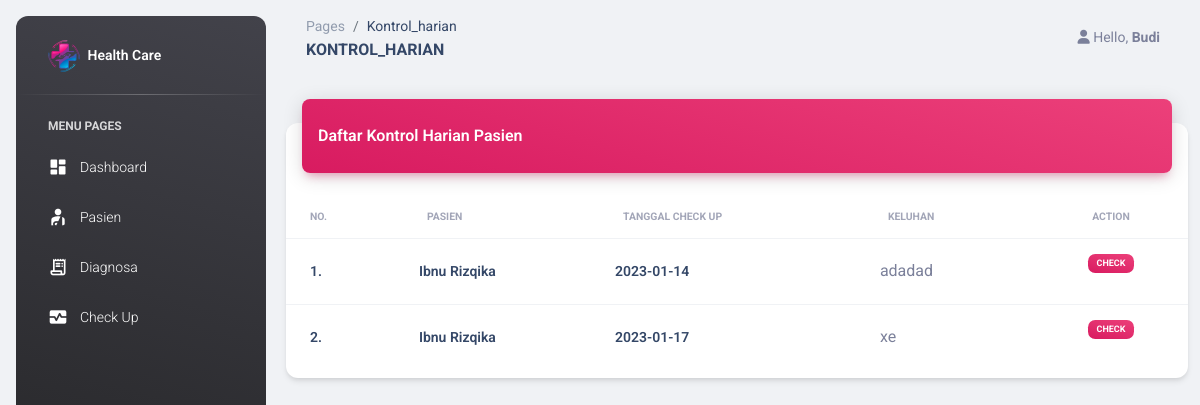
The app's page /index.php?page=kontrol_harian (signed in) with its own data.
### tables this page shows
CREATE TABLE `kontrol_harian` (
  `id` int(11) NOT NULL,
  `nama_pasien` varchar(255) NOT NULL,
  `tanggal` date NOT NULL,
  `karbo` varchar(50) NOT NULL,
  `protein` varchar(50) NOT NULL,
  `sayur` varchar(50) NOT NULL,
  `buah` varchar(50) NOT NULL,
  `vitamin` varchar(50) NOT NULL,
  `gula` varchar(50) NOT NULL,
  `garam` varchar(50) NOT NULL,
  `lainnya` text NOT NULL,
  `aktivitas` varchar(50) NOT NULL,
  `jenis_aktivitas` text NOT NULL,
  `durasi` varchar(50) NOT NULL,
  `obat` varchar(50) NOT NULL,
  `nama_obat` varchar(50) NOT NULL,
  `intensitas` varchar(50) NOT NULL,
  `keluhan` varchar(50) NOT NULL,
  `mandi` varchar(50) NOT NULL,
  `potong_kuku` varchar(50) NOT NULL,
  `gosok_gigi` varchar(50) NOT NULL,
  `memakai_sabun` varchar(50) NOT NULL,
  `kerapian` varchar(50) NOT NULL,
  `merokok` varchar(50) NOT NULL,
  `jml_rokok` int(11) NOT NULL
);

### models/m_pasien.php (called while the page is built, shortened)
<?php
class Pasien {
	private $mysqli;
	function __construct($conn) {
		$this->mysqli = $conn;
	}
	public function tampil_harian($id = null) {
		$db = $this->mysqli->conn;
		$sql = "SELECT * FROM kontrol_harian";
		$query = $db->query($sql) or die ($db->error);
		return $query;
	}
}
?>

### views/kontrol/kontrol_harian.php (the view)
<?php
include "models/m_pasien.php";
$psn = new Pasien($connection);
?>
<div class="container-fluid py-4">
    <div class="row">
        <div class="col-12">
            <div class="card my-4">
                <div class="card-header p-0 position-relative mt-n4 mx-3 z-index-2">
                    <div class="bg-gradient-primary shadow-primary border-radius-lg pt-4 pb-3">
                        <h6 class="text-white text-capitalize ps-3">Daftar Kontrol Harian Pasien</h6>
                    </div>
                </div>
                <div class="card-body px-0 pb-2">
                    <div class="table-responsive p-0">
                        <table class="table align-items-center mb-0">
                            <thead>
                                <tr>
                                    <th class="text-uppercase text-secondary text-xxs font-weight-bolder opacity-7">No.</th>
                                    <th class="text-uppercase text-secondary text-xxs font-weight-bolder opacity-7">Pasien</th>
                                    <th class="text-uppercase text-secondary text-xxs font-weight-bolder opacity-7">Tanggal Check Up</th>
                                    <th class="text-uppercase text-secondary text-xxs font-weight-bolder opacity-7">Keluhan</th>
                                    <th class="text-uppercase text-secondary text-xxs font-weight-bolder opacity-7 text-center">Action</th>
                                </tr>
                            </thead>
                            <tbody>
                                <?php
                                $no = 1;
                                $tampil_harian = $psn->tampil_harian();
                                while($data = $tampil_harian->fetch_object()) {
                                ?>
                                <tr>
                                    <td>
                                        <div class="d-flex px-2 py-1">
                                            <div class="d-flex flex-column justify-content-center">
                                                <h6 class="mx-2 mb-0 text-sm"><?php echo $no++.".";?></h6>
                                            </div>
                                        </div>
                                    </td>
                                    <td>
                                        <div class="d-flex px-2 py-1">
                                            <div class="d-flex flex-column justify-content-center">
                                                <h6 class="mb-0 text-sm"><?php echo $data->nama_pasien;?></h6>
                                            </div>
                                        </div>
                                    </td>
                                    <td>
                                        <div class="d-flex px-2 py-1">
                                            <div class="d-flex flex-column justify-content-center">
                                                <h6 class="mb-0 text-sm"><?php echo $data->tanggal;?></h6>
                                            </div>
                                        </div>
                                    </td>
                                    <td class="text-center">
                                        <div class="d-flex px-2 py-1 text-center ">
                                            <div class="d-flex flex-column justify-content-center">
                                                <span class=" mb-0"><?php echo $data->keluhan;?></span>
                                            </div>
                                        </div>
                                    </td>
                                    <td class="text-center">
                                        <a href="?page=cek_harian&id=<?php echo $data->id; ?>">
                                            <button type="button" class="btn btn-sm px-1">
                                                <span class="badge bg-gradient-primary">Check</span>
                                            </button>
                                        </a>
                                    </td>
                                </tr>
                                <?php
                                    }
                                ?>
                            </tbody>
                        </table>
                    </div>
                </div>
            </div>
        </div>
    </div>
</div>

### records on screen
kontrol_harian: nama_pasien "Ibnu Rizqika", tanggal "2023-01-14", keluhan "adadad"
kontrol_harian: nama_pasien "Ibnu Rizqika", tanggal "2023-01-17", keluhan "xe"

### other values on screen
$_GET['page'] "Kontrol_harian"
$_GET['page'] "KONTROL_HARIAN"
